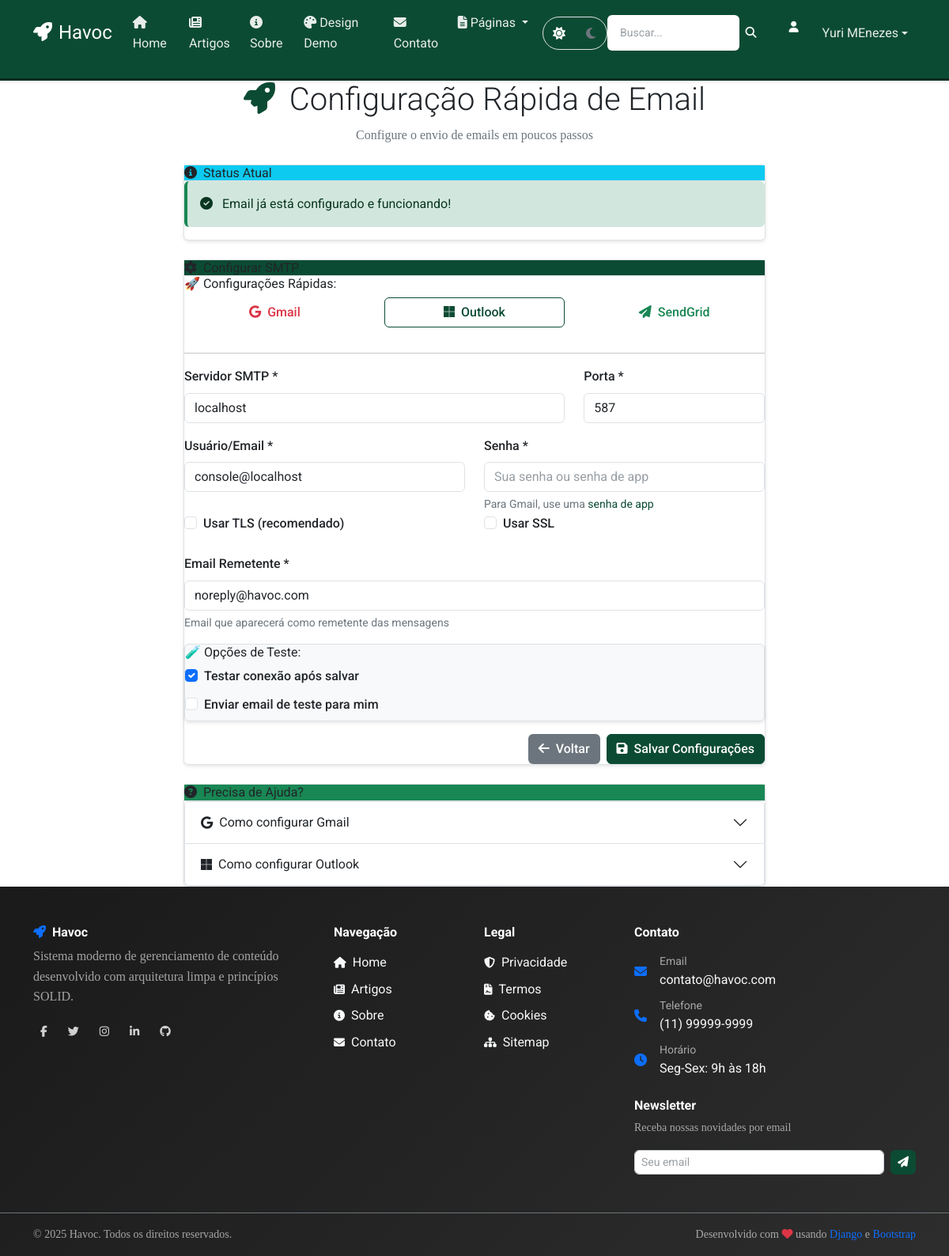
/accounts/email/configuracao-rapida/ (signed in), run on an earlier commit of the app's database.
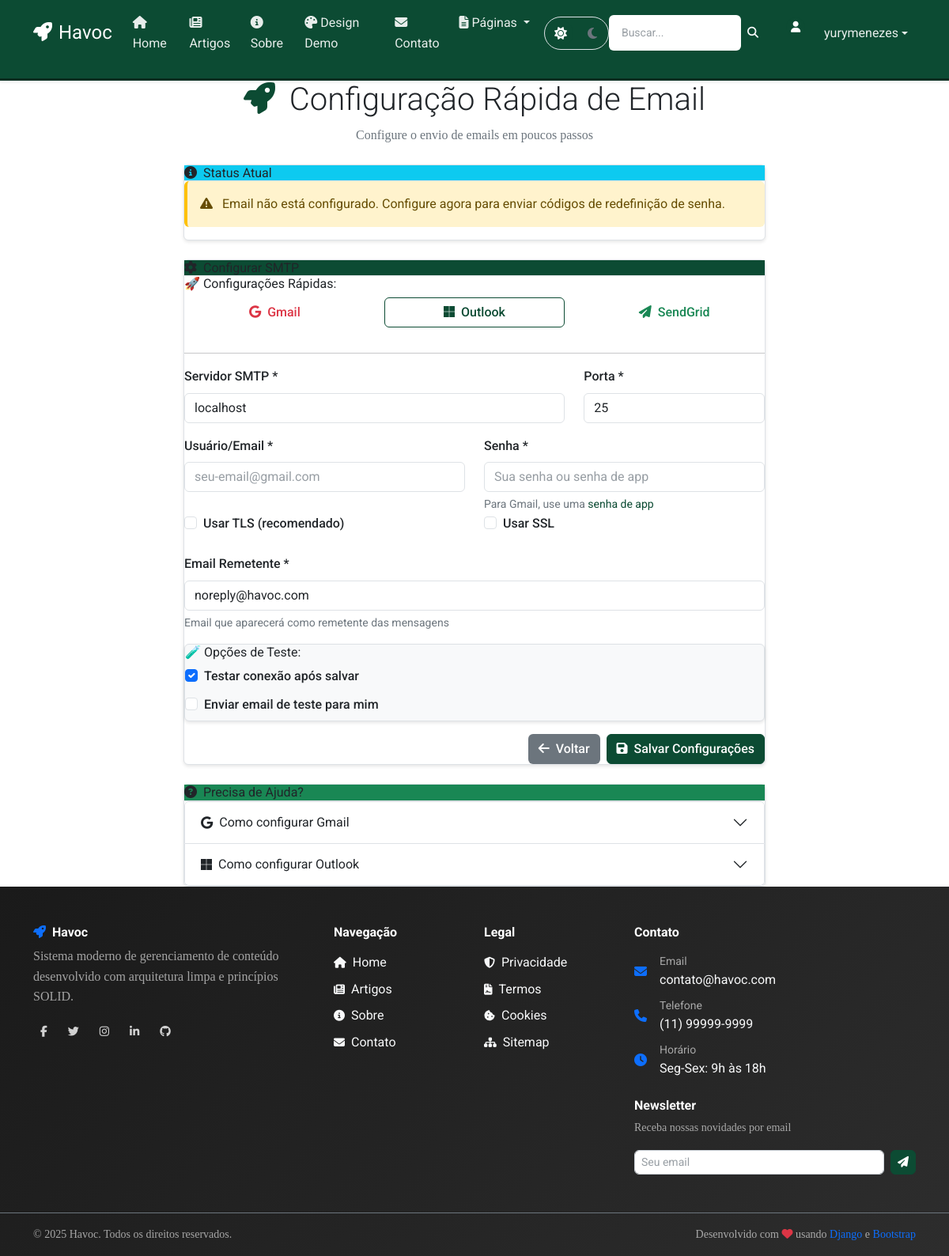
And on a later commit of the database.
### apps/accounts/models/user.py (models this page shows, shortened)
class User(AbstractUser):
    email = models.EmailField(
        'endereço de email',
        unique=True,
        error_messages={
            'unique': "Já existe um usuário com este email.",
        }
    )
    is_verified = models.BooleanField(
        'verificado',
        default=False,
        help_text='Designa se o usuário verificou o email.'
    )
    slug = models.SlugField(
        'slug',
        max_length=100,
        unique=True,
        blank=True,
        help_text='Identificador único para URLs amigáveis'
    )
    avatar = models.ImageField(
        'avatar',
        upload_to=user_avatar_path,
        blank=True,
        null=True,
        help_text='Foto de perfil do usuário'
    )
    bio = models.TextField(
        'biografia',
        max_length=500,
        blank=True,
        help_text='Breve descrição sobre o usuário'
    )
    phone = models.CharField(
        'telefone',
        max_length=20,
        blank=True,
        help_text='Número de telefone do usuário'
    )
    birth_date = models.DateField(
        'data de nascimento',
        blank=True,
        null=True,
        help_text='Data de nascimento do usuário'
    )
    location = models.CharField(
        'localização',
        max_length=100,
        blank=True,
        help_text='Cidade/Estado do usuário'
    )
    objects = UserManager()
    USERNAME_FIELD = 'email'
    REQUIRED_FIELDS = ['username']
    class Meta:
        verbose_name = 'usuário'
        verbose_name_plural = 'usuários'
        ordering = ['-date_joined']
    def get_full_name(self):
        return f"{self.first_name} {self.last_name}".strip()

### apps/config/models/configuration_models.py (models this page shows, shortened)
class EmailConfiguration(models.Model):
    name = models.CharField(
        max_length=100,
        verbose_name='Nome da Configuração',
        help_text='Nome identificador para esta configuração (ex: Gmail Principal, Outlook Backup)'
    )
    description = models.TextField(
        blank=True,
        verbose_name='Descrição',
        help_text='Descrição detalhada desta configuração'
    )
    email_backend = models.CharField(
        max_length=200,
        default='django.core.mail.backends.smtp.EmailBackend',
        verbose_name='Backend de Email'
    )
    email_host = models.CharField(
        max_length=200,
        verbose_name='Servidor SMTP',
        help_text='Ex: smtp.gmail.com'
    )
    email_port = models.IntegerField(
        default=587,
        verbose_name='Porta SMTP',
        help_text='Geralmente 587 (TLS) ou 465 (SSL)'
    )
    email_host_user = models.CharField(
        max_length=200,
        blank=True,
        verbose_name='Usuário SMTP',
        help_text='Email ou username para autenticação'
    )
    email_host_password = models.CharField(
        max_length=200,
        blank=True,
        verbose_name='Senha SMTP',
        help_text='Senha ou senha de app'
    )
    email_use_tls = models.BooleanField(
        default=True,
        verbose_name='Usar TLS',
        help_text='Recomendado para a maioria dos servidores'
    )
    email_use_ssl = models.BooleanField(
        default=False,
        verbose_name='Usar SSL',
        help_text='Alternativa ao TLS'
    )
    default_from_email = models.EmailField(
        verbose_name='Email Remetente',
        help_text='Email que aparecerá como remetente'
    )
    email_timeout = models.IntegerField(
        default=30,
        verbose_name='Timeout (segundos)',
        help_text='Tempo limite para conexão'
    )
    is_active = models.BooleanField(
        default=True,
        verbose_name='Ativo',
        help_text='Se esta configuração está disponível para uso'
    )
    is_default = models.BooleanField(
        default=False,
        verbose_name='Padrão',
        help_text='Se esta é a configuração padrão do sistema'
    )
    created_at = models.DateTimeField(auto_now_add=True)
    updated_at = models.DateTimeField(auto_now=True)
    created_by = models.ForeignKey(
        User,
        on_delete=models.SET_NULL,
        null=True,
        blank=True,
        related_name='email_configs_created'
    )
    updated_by = models.ForeignKey(
        User,
        on_delete=models.SET_NULL,
        null=True,
        blank=True,
        related_name='email_configs_updated'
    )
    last_tested_at = models.DateTimeField(
        null=True,
        blank=True,
        verbose_name='Último Teste'
    )
    last_test_result = models.JSONField(
        default=dict,
        blank=True,
        verbose_name='Resultado do Último Teste'
    )
    emails_sent_count = models.IntegerField(
        default=0,
        verbose_name='Emails Enviados',
        help_text='Contador de emails enviados com esta configuração'
    )
    class Meta:
        verbose_name = 'Configuração de Email'
        verbose_name_plural = 'Configurações de Email'
        ordering = ['-is_default', '-is_active', 'name']
    def get_config_dict(self):
        return {
            'EMAIL_BACKEND': self.email_backend,
            'EMAIL_HOST': self.email_host,
            'EMAIL_PORT': self.email_port,
            'EMAIL_HOST_USER': self.email_host_user,
            'EMAIL_HOST_PASSWORD': self.email_host_password,
            'EMAIL_USE_TLS': self.email_use_tls,
            'EMAIL_USE_SSL': self.email_use_ssl,
            'DEFAULT_FROM_EMAIL': self.default_from_email,
            'EMAIL_TIMEOUT': self.email_timeout,
        }
    @classmethod
    def get_default(cls):
        try:
            return cls.objects.filter(is_default=True, is_active=True).first()
        except cls.DoesNotExist:
            return None

### apps/accounts/views/email_test.py (the view, shortened to what this page needs)
# urls.py: path('email/configuracao-rapida/', QuickEmailSetupView.as_view(), name='quick_email_setup'),
class QuickEmailSetupView(LoginRequiredMixin, View):
    template_name = 'accounts/quick_email_setup.html'
    def get(self, request):
        email_service = EmailService()
        config_status = email_service.get_config_status()
        context = {
            'config_status': config_status,
            'current_config': email_service.config,
        }
        return render(request, self.template_name, context)

### apps/config/repositories/config_repository.py (called while the page is built)
    def get_by_key(self, key: str) -> Any:
        try:
            config = SystemConfiguration.objects.get(key=key, is_active=True)
            return config.get_value_as_json()
        except SystemConfiguration.DoesNotExist:
            raise ObjectDoesNotExist(f"Configuração com chave '{key}' não encontrada")

### apps/config/services/system_config_service.py (called while the page is built)
    def get_config(self, key: str) -> Any:
        try:
            return self.config_repository.get_by_key(key)
        except Exception:
            return None

### apps/accounts/templates/accounts/quick_email_setup.html (shortened to what the changed rows need)
{% extends 'base.html' %}
{% block content %}
<div class="container">
    <div class="row justify-content-center">
        <div class="col-lg-8">
            <div class="text-center mb-4">
                <h2 class="display-6 text-sans">
                    <i class="fas fa-rocket text-django-green me-2"></i>
                    Configuração Rápida de Email
                </h2>
            </div>
            <div class="card-django mb-4">
                <div class="card-body">
                    {% if config_status.can_send %}
                        <div class="alert alert-success">
                            <i class="fas fa-check-circle me-2"></i>
                            Email já está configurado e funcionando!
                        </div>
                    {% else %}
                        <div class="alert alert-warning">
                            <i class="fas fa-exclamation-triangle me-2"></i>
                            Email não está configurado. Configure agora para enviar códigos de redefinição de senha.
                        </div>
                    {% endif %}
                </div>
            </div>
            <div class="card-django">
                <div class="card-body">
                    <form method="post" class="form-django" aria-label="Formulário de configuração rápida de email" role="form">
                        <div class="row">
                            <div class="col-md-8 mb-3">
                                <label for="email_host" class="form-label text-sans">Servidor SMTP *</label>
                                <input type="text" class="form-control" id="email_host" name="email_host"
                                       value="{{ current_config.EMAIL_HOST|default:'' }}"
                                       placeholder="smtp.gmail.com" required>
                            </div>
                            <div class="col-md-4 mb-3">
                                <label for="email_port" class="form-label text-sans">Porta *</label>
                                <input type="number" class="form-control" id="email_port" name="email_port"
                                       value="{{ current_config.EMAIL_PORT|default:'587' }}"
                                       placeholder="587" required>
                            </div>
                        </div>
                        <div class="row">
                            <div class="col-md-6 mb-3">
                                <label for="email_user" class="form-label text-sans">Usuário/Email *</label>
                                <input type="email" class="form-control" id="email_user" name="email_user"
                                       value="{{ current_config.EMAIL_HOST_USER|default:'' }}"
                                       placeholder="seu-email@gmail.com" required>
                            </div>
                        </div>
                        <div class="mb-3">
                            <label for="from_email" class="form-label text-sans">Email Remetente *</label>
                            <input type="email" class="form-control" id="from_email" name="from_email"
                                   value="{{ current_config.DEFAULT_FROM_EMAIL|default:'' }}"
                                   placeholder="noreply@seusite.com" required>
                            <div class="form-text">
                                Email que aparecerá como remetente das mensagens
                            </div>
                        </div>
                    </form>
                </div>
            </div>
            <div class="card-django mt-4">
                <div class="card-body">
                    <div class="accordion" id="helpAccordion">
                        <div class="accordion-item">
                            <h2 class="accordion-header text-sans">
                                <button class="accordion-button collapsed" type="button" data-bs-toggle="collapse" data-bs-target="#gmail">
                                    <i class="fab fa-google me-2"></i>Como configurar Gmail
                                </button>
                            </h2>
                        </div>
                        <div class="accordion-item">
                            <h2 class="accordion-header text-sans">
                                <button class="accordion-button collapsed" type="button" data-bs-toggle="collapse" data-bs-target="#outlook">
                                    <i class="fab fa-microsoft me-2"></i>Como configurar Outlook
                                </button>
                            </h2>
                        </div>
                    </div>
                </div>
            </div>
        </div>
    </div>
</div>
{% endblock %}

### apps/pages/templates/includes/_nav.html (shortened to what this page needs)
{% load static %}
<nav class="navbar navbar-expand-lg navbar-django shadow-sm">
    <div class="container mb-3">
        <a class="navbar-brand" href="{% url 'pages:home' %}">
            <i class="fas fa-rocket me-2"></i>Havoc
        </a>
        <div class="collapse navbar-collapse" id="navbarNav">
            <ul class="navbar-nav me-auto">
                <li class="nav-item">
                    <a class="nav-link {% if request.resolver_match.url_name == 'home' %}active{% endif %}" href="{% url 'pages:home' %}">
                        <i class="fas fa-home me-1"></i>Home
                    </a>
                </li>
                <li class="nav-item">
                    <a class="nav-link {% if 'articles' in request.resolver_match.namespace %}active{% endif %}" href="{% url 'articles:article_list' %}">
                        <i class="fas fa-newspaper me-1"></i>Artigos
                    </a>
                </li>
                <li class="nav-item">
                    <a class="nav-link {% if request.resolver_match.url_name == 'about' %}active{% endif %}" href="{% url 'pages:about' %}">
                        <i class="fas fa-info-circle me-1"></i>Sobre
                    </a>
                </li>
                <li class="nav-item">
                    <a class="nav-link {% if request.resolver_match.url_name == 'design_demo' %}active{% endif %}" href="{% url 'pages:design_demo' %}">
                        <i class="fas fa-palette me-1"></i>Design Demo
                    </a>
                </li>
                <li class="nav-item">
                    <a class="nav-link {% if request.resolver_match.url_name == 'contact' %}active{% endif %}" href="{% url 'pages:contact' %}">
                        <i class="fas fa-envelope me-1"></i>Contato
                    </a>
                </li>
                <li class="nav-item dropdown">
                    <a class="nav-link dropdown-toggle" href="#" id="pagesDropdown" role="button"
                       data-bs-toggle="dropdown" aria-expanded="false" aria-label="Menu de páginas">
                        <i class="fas fa-file-alt me-1"></i>Páginas
                    </a>
                </li>
            </ul>
            <form class="d-flex me-3 form-django" method="get" action="{% url 'articles:search' %}" aria-label="Formulário de busca" role="form">
                <div class="input-group">
                    <input class="form-control form-control-enhanced form-control-sm" type="search" name="q" placeholder="Buscar..."
                           aria-label="Campo de busca" aria-describedby="search-button" value="{{ request.GET.q }}">
                    <button class="btn btn-outline-light btn-sm text-sans" type="submit"
                            id="search-button" aria-label="Buscar">
                        <i class="fas fa-search"></i>
                    </button>
                </div>
            </form>
            <ul class="navbar-nav">
                {% if user.is_authenticated %}
                    <li class="nav-item dropdown">
                        <a class="nav-link dropdown-toggle d-flex align-items-center" href="#" id="userDropdown" role="button"
                           data-bs-toggle="dropdown" aria-expanded="false" aria-label="Menu do usuário">
                            <div class="avatar-sm me-2">
                                <div class="bg-django-green rounded-circle d-flex align-items-center justify-content-center" style="width: 24px; height: 24px;">
                                    <i class="fas fa-user text-white small"></i>
                                </div>
                            </div>
                            <span class="d-none d-md-inline">{{ user.get_full_name|default:user.username }}</span>
                        </a>
                    </li>
                {% endif %}
            </ul>
        </div>
    </div>
</nav>

What changed in the data, as far as the page shows it:
removed EmailConfiguration: email_host "localhost", email_user "console@localhost", from_email "noreply@havoc.com"
changed User: get_full_name "Yuri MEnezes" → "yurymenezes"
Also different on the page:
form field email_host: (not shown) → "localhost"
form field email_port: "587" → "25"
form field from_email: (not shown) → "noreply@havoc.com"
text no longer shown: "Email já está configurado e funcionando!"
text now shown: "Email não está configurado. Configure agora para enviar códigos de redefinição de senha."
